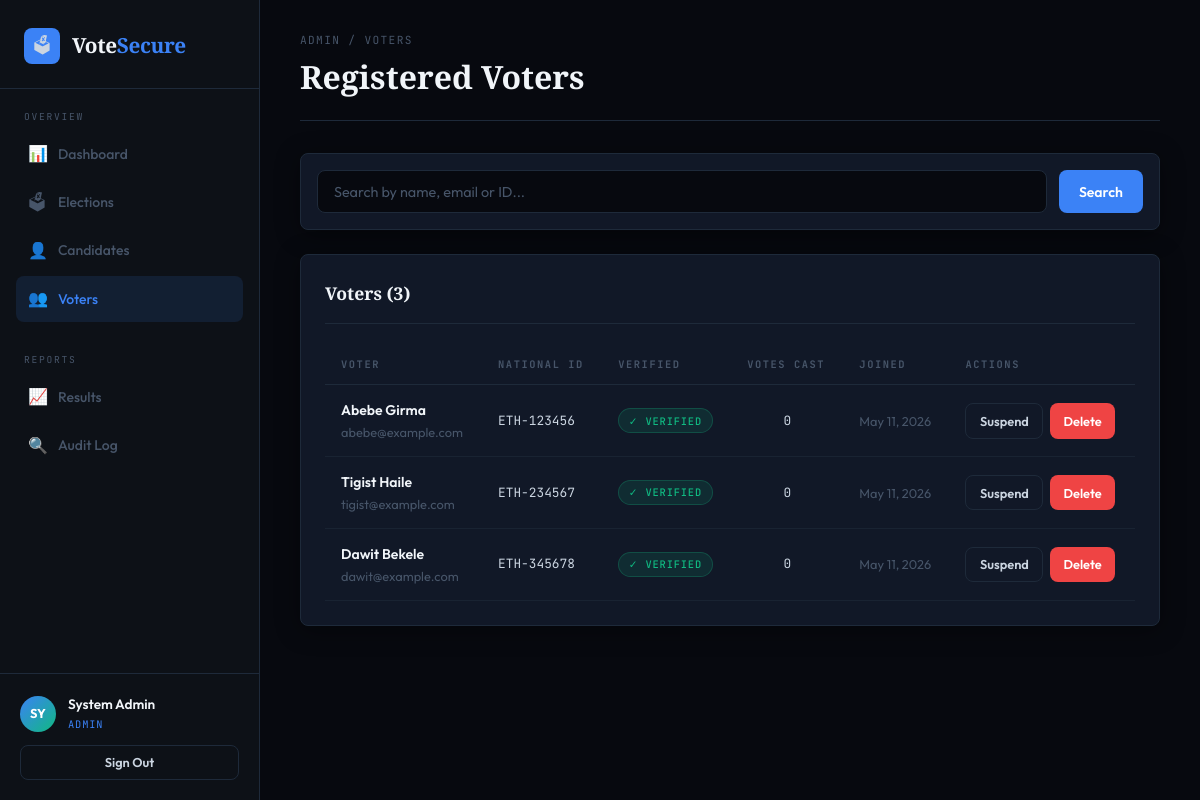
The app's page /admin/voters.php (signed in) with its own data.
### tables this page shows
CREATE TABLE users (
    id INT AUTO_INCREMENT PRIMARY KEY,
    full_name VARCHAR(100) NOT NULL,
    email VARCHAR(150) NOT NULL UNIQUE,
    national_id VARCHAR(50) NOT NULL UNIQUE,
    password VARCHAR(255) NOT NULL,
    role ENUM('voter','admin') DEFAULT 'voter',
    is_verified TINYINT(1) DEFAULT 0,
    profile_photo VARCHAR(255) DEFAULT NULL,
    created_at TIMESTAMP DEFAULT CURRENT_TIMESTAMP,
    updated_at TIMESTAMP DEFAULT CURRENT_TIMESTAMP ON UPDATE CURRENT_TIMESTAMP
);

### includes/auth.php (called while the page is built, shortened)
<?php
function currentUser(): ?array {
    $db = getDB();
    $stmt = $db->prepare("SELECT id, full_name, email, role, national_id FROM users WHERE id = ?");
    $stmt->execute([$_SESSION['user_id']]);
    return $stmt->fetch() ?: null;
}
function clean(string $input): string {
    return htmlspecialchars(trim($input), ENT_QUOTES, 'UTF-8');
}

### admin/voters.php (the view, shortened to what this page needs)
<?php
require_once __DIR__ . '/../includes/auth.php';
$user = currentUser();
$db   = getDB();
$search  = clean($_GET['search'] ?? '');
$sql     = "SELECT u.*,
            (SELECT COUNT(*) FROM votes WHERE voter_id = u.id) AS vote_count
            FROM users u WHERE u.role = 'voter'";
if ($search) {
    $stmt = $db->prepare($sql . " AND (u.full_name LIKE ? OR u.email LIKE ? OR u.national_id LIKE ?) ORDER BY u.created_at DESC");
    $like = "%$search%";
    $stmt->execute([$like,$like,$like]);
} else {
    $stmt = $db->query($sql . " ORDER BY u.created_at DESC");
}
$voters = $stmt->fetchAll();
$nav_sections = [
    ['label' => 'Overview', 'items' => [
        ['href' => 'dashboard.php',  'icon' => '📊', 'label' => 'Dashboard'],
        ['href' => 'elections.php',  'icon' => '🗳', 'label' => 'Elections'],
        ['href' => 'candidates.php', 'icon' => '👤', 'label' => 'Candidates'],
        ['href' => 'voters.php',     'icon' => '👥', 'label' => 'Voters'],
    ]],
    ['label' => 'Reports', 'items' => [
        ['href' => 'results.php', 'icon' => '📈', 'label' => 'Results'],
        ['href' => 'audit.php',   'icon' => '🔍', 'label' => 'Audit Log'],
    ]],
];
?>
<!DOCTYPE html>
<html lang="en">
<head>
  <link rel="stylesheet" href="../assets/style.css"/>
</head>
<body>
<div class="page-wrapper">
  <?php include __DIR__ . '/../includes/sidebar.php'; ?>
  <main class="main-content">
    <div class="page-header">
      <div class="page-header-left">
        <div class="breadcrumb">Admin / Voters</div>
        <h1>Registered Voters</h1>
      </div>
    </div>
    <form method="GET" class="card mb-3" style="padding:1rem;">
      <div style="display:flex;gap:0.75rem;">
        <input type="text" name="search" class="form-control" placeholder="Search by name, email or ID..."
               value="<?= htmlspecialchars($search) ?>" style="flex:1;"/>
        <button type="submit" class="btn btn-primary">Search</button>
      </div>
    </form>
    <div class="card">
      <div class="card-header">
        <span class="card-title">Voters (<?= count($voters) ?>)</span>
      </div>
      <?php if (empty($voters)): ?>
        <div class="empty-state"><div class="empty-state-icon">👥</div><h3>No voters found</h3></div>
      <?php else: ?>
      <div class="table-wrapper">
        <table>
          <thead><tr><th>Voter</th><th>National ID</th><th>Verified</th><th>Votes Cast</th><th>Joined</th><th>Actions</th></tr></thead>
          <tbody>
            <?php foreach ($voters as $v): ?>
            <tr>
              <td>
                <div style="font-weight:600;color:var(--white)"><?= htmlspecialchars($v['full_name']) ?></div>
                <div class="text-sm text-muted"><?= htmlspecialchars($v['email']) ?></div>
              </td>
              <td class="mono text-sm"><?= htmlspecialchars($v['national_id']) ?></td>
              <td>
                <span class="badge <?= $v['is_verified'] ? 'badge-active' : 'badge-closed' ?>">
                  <?= $v['is_verified'] ? '✓ Verified' : 'Pending' ?>
                </span>
              </td>
              <td class="mono text-center"><?= $v['vote_count'] ?></td>
              <td class="text-sm text-muted"><?= date('M d, Y', strtotime($v['created_at'])) ?></td>
              <td>
                <div class="td-actions">
                  <a href="voters.php?verify=<?= $v['id'] ?>" class="btn btn-outline btn-sm">
                    <?= $v['is_verified'] ? 'Suspend' : 'Verify' ?>
                  </a>
                  <a href="voters.php?delete=<?= $v['id'] ?>" class="btn btn-danger btn-sm"
                     data-confirm="Delete this voter? Their votes will also be removed.">Delete</a>
                </div>
              </td>
            </tr>
            <?php endforeach; ?>
          </tbody>
        </table>
      </div>
      <?php endif; ?>
    </div>
  </main>
</div>
</body>
</html>

### includes/sidebar.php (shortened to what this page needs)
<aside class="sidebar">
  <div class="sidebar-logo">
    <div class="sidebar-logo-icon">🗳</div>
    <span class="sidebar-logo-text">Vote<span>Secure</span></span>
  </div>
  <?php foreach ($nav_sections as $section): ?>
  <div class="sidebar-section">
    <p class="sidebar-section-label"><?= $section['label'] ?></p>
    <ul class="sidebar-nav">
      <?php foreach ($section['items'] as $item): ?>
      <li>
        <a href="<?= $item['href'] ?>" <?= (basename($_SERVER['PHP_SELF']) === basename($item['href'])) ? 'class="active"' : '' ?>>
          <span class="nav-icon"><?= $item['icon'] ?></span>
          <?= $item['label'] ?>
        </a>
      </li>
      <?php endforeach; ?>
    </ul>
  </div>
  <?php endforeach; ?>
  <div class="sidebar-user">
    <div class="sidebar-user-info">
      <div class="user-avatar"><?= strtoupper(substr($user['full_name'], 0, 2)) ?></div>
      <div>
        <div class="user-name"><?= htmlspecialchars($user['full_name']) ?></div>
        <div class="user-role"><?= $user['role'] ?></div>
      </div>
    </div>
    <a href="<?= APP_URL ?>/logout.php" class="btn btn-outline btn-sm w-full" style="justify-content:center;">
      Sign Out
    </a>
  </div>
</aside>

### records on screen
users: full_name "SY", full_name "System Admin", role "ADMIN"
users: full_name "Abebe Girma", email "abebe@example.com", national "ETH-123456", is_verified "✓ VERIFIED", vote_count "0", created_at "May 11, 2026"
users: full_name "Tigist Haile", email "tigist@example.com", national "ETH-234567", is_verified "✓ VERIFIED", vote_count "0", created_at "May 11, 2026"
users: full_name "Dawit Bekele", email "dawit@example.com", national "ETH-345678", is_verified "✓ VERIFIED", vote_count "0", created_at "May 11, 2026"

### other values on screen
$section['label'] "OVERVIEW"
$item['icon'] "📊"
$item['label'] "Dashboard"
$item['icon'] "🗳"
$item['label'] "Elections"
$item['icon'] "👤"
$item['label'] "Candidates"
$item['icon'] "👥"
$item['label'] "Voters"
$section['label'] "REPORTS"
$item['icon'] "📈"
$item['label'] "Results"
$item['icon'] "🔍"
$item['label'] "Audit Log"
count($voters) "3"
